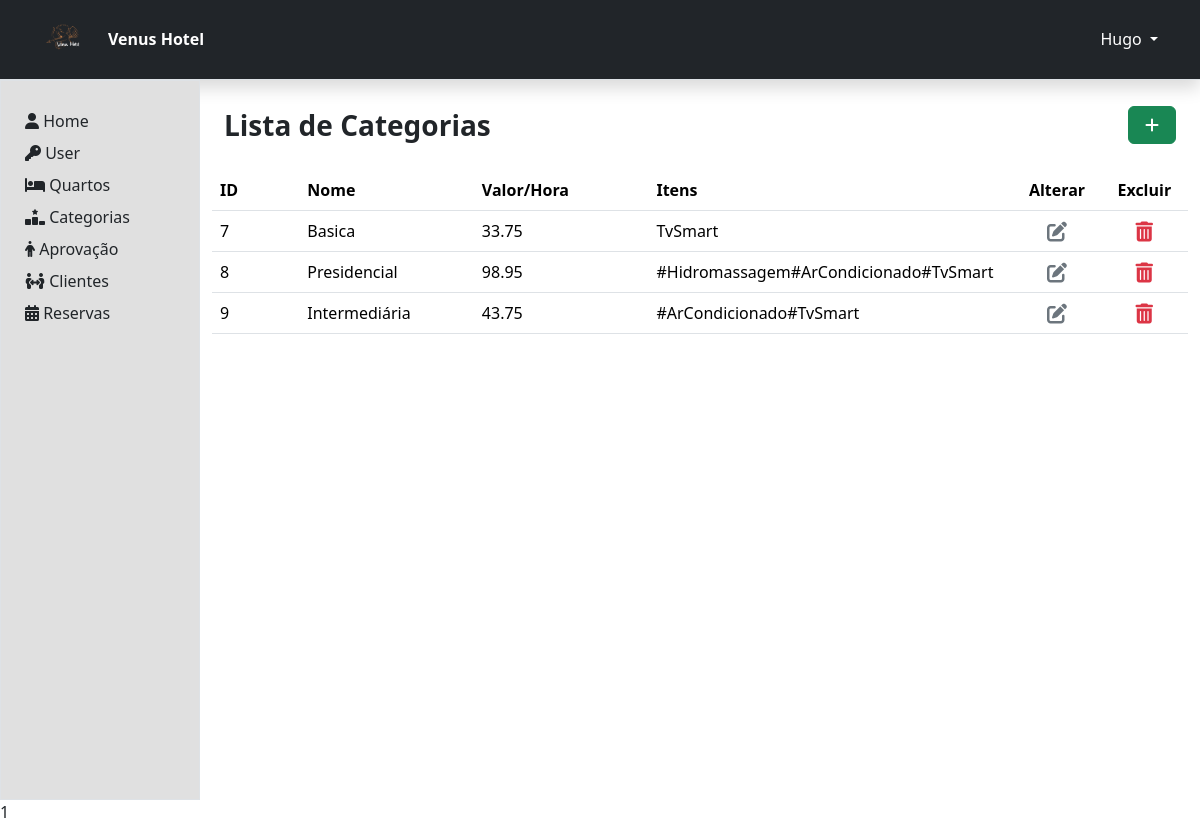
The app's page /area-admin/categorias/index.php (signed in) with its own data.
### tables this page shows
CREATE TABLE IF NOT EXISTS `tbcategoriaquarto` (
  `codCategoriaQuarto` int NOT NULL AUTO_INCREMENT,
  `nomeCategoriaQuarto` varchar(60) NOT NULL,
  `itensCategoriaQuarto` varchar(255) NOT NULL,
  `valorHoraCategoriaQuarto` float NOT NULL,
  PRIMARY KEY (`codCategoriaQuarto`)
);

### dao/CategoriaDao.php (called while the page is built, shortened)
<?php
class CategoriaDao {
    public static function selectAll() {
        $pdo = Conexao::conexao();
        $com = "SELECT * FROM tbcategoriaquarto";
        $stmt = $pdo->prepare($com);
        $stmt->execute();
        return $stmt->fetchAll();
    }
}
?>

### area-admin/categorias/index.php (the view, shortened to what this page needs)
<?php
  require_once('../../dao/CategoriaDao.php');
  $infosCategoria = CategoriaDao::selectAll();
?>
<!DOCTYPE html>
<html lang="pt-br">
<head>
  <link href="https://cdn.jsdelivr.net/npm/bootstrap@5.3.2/dist/css/bootstrap.min.css" rel="stylesheet">
  <link rel="stylesheet" href="https://use.fontawesome.com/releases/v5.3.1/css/all.css">
  <link rel="stylesheet" href="css/style.css">
</head>
<body style="justify-content: center; align-items: center; height: 100vh ">
  <?php
      include('./../../componentes/header-adm.php');
  ?>
  <div class="container-fluid" style="height: 90vh">
    <div class="row h-100">
      <?php
      include('./../../componentes/menu-adm.php');
      ?>
      <div class="col-md-10  p-4 borber">
        <div class="row align-items-center mb-4">
          <div class="col fs-3 fw-semibold">
            Lista de Categorias
          </div>
          <div class="col text-end ">
            <a class="btn btn-success px-3" role="button" aria-disabled="true" href="register.php"><i
                class="fas fa-plus" aria-hidden="true"></i></a>
          </div>
        </div>
        <div class=" row">
          <table class="table table-hover">
            <thead>
              <tr>
                <th class="col-md-1">ID</th>
                <th class="col-md-2">Nome </th>
                <th class="col-md-2">Valor/Hora</th>
                <th class="col-md-2">Itens</th>
                <th class="text-center col-md-1">Alterar</th>
                <th class="text-center col-md-1">Excluir</th>
              </tr>
              <?php
                foreach($infosCategoria as $infos) {
              ?>
              <tr>
                <td><?=$infos['codCategoriaQuarto']?></td>
                <td><?=$infos['nomeCategoriaQuarto']?></td>
                <td><?=$infos['valorHoraCategoriaQuarto']?></td>
                <td><?=$infos['itensCategoriaQuarto']?></td>
                <td class="text-center">
                  <form action="./process.php" method="POST">
                    <button name="acao" value="SELECTID" type="submit" class="dropdown-item"><i class="fas fa-edit fa-lg text-secondary"></i>
                    </button>
                  </form>
                </td>
                <td class="text-center">
                  <a class="dropdown-item" onclick="modalRemover(<?=$infos['codCategoriaQuarto']?>,'codDeletar')">
                    <i class="fas fa-trash-alt fa-lg text-danger"></i>
                  </a>
                </td>
</tr> <?php } ?>
            </thead>
          </table>
        </div>
      </div>
    </div>
  </div>
  <?= require './../../componentes/modal.php'?>
</body>
</html>

### css/style.css (style rules this page uses)
a { position: relative; text-decoration: none; }

### records on screen
tbcategoriaquarto: codCategoriaQuarto "7", nomeCategoriaQuarto "Basica", valorHoraCategoriaQuarto "33.75", itensCategoriaQuarto "TvSmart"
tbcategoriaquarto: codCategoriaQuarto "8", nomeCategoriaQuarto "Presidencial", valorHoraCategoriaQuarto "98.95", itensCategoriaQuarto "#Hidromassagem#ArCondicionado#TvSmart"
tbcategoriaquarto: codCategoriaQuarto "9", nomeCategoriaQuarto "Intermediária", valorHoraCategoriaQuarto "43.75", itensCategoriaQuarto "#ArCondicionado#TvSmart"

### other values on screen
$adm['nomeAdm'] "Hugo"
require './../../componentes/modal.php' "1"
